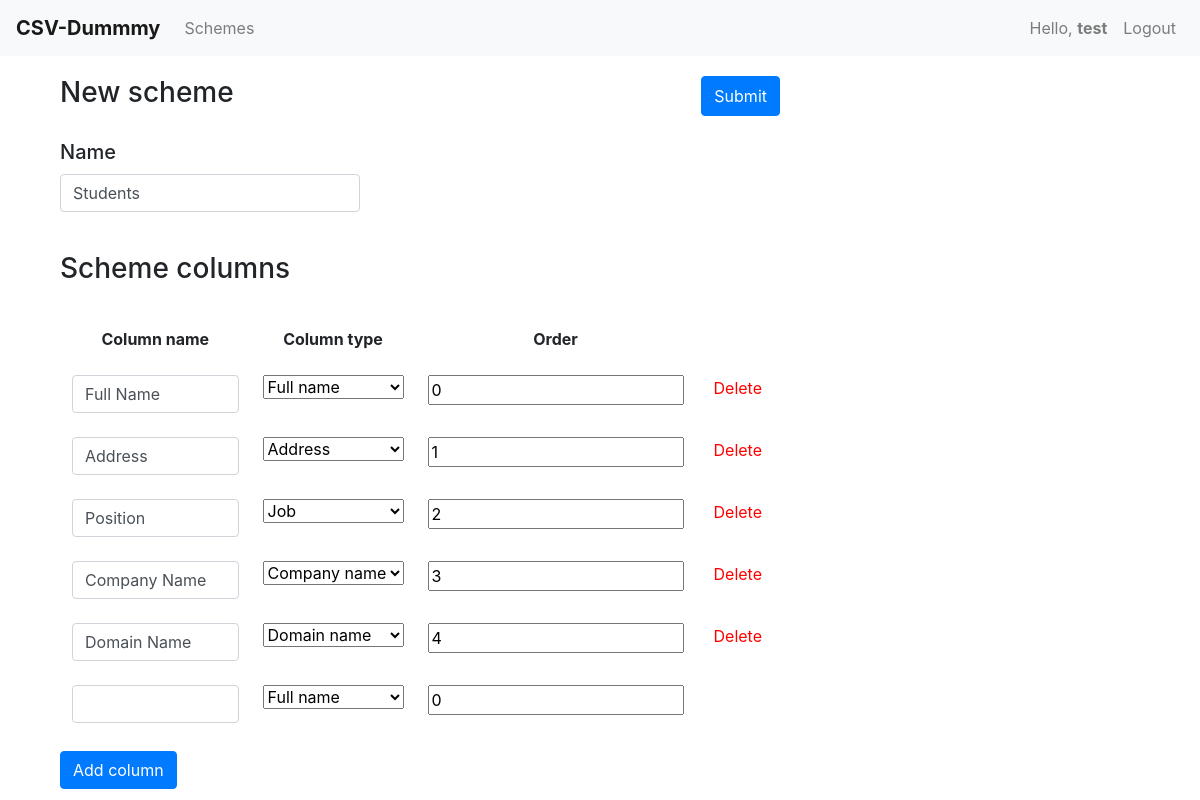
The page /scheme/47/edit/ (signed in) on the database its author committed.
### main/models.py (models this page shows, shortened)
class DataScheme(models.Model):
    scheme_id = models.AutoField(primary_key=True)
    modified = models.DateTimeField(auto_now_add=True)
    name = models.CharField(max_length=30)
    user = models.ForeignKey(Users, on_delete=models.CASCADE)

class DataSchemeColumn(models.Model):
    TYPES = (('Full name', 'Full name'), ('Job', 'Job'), ('Domain name', 'Domain name'), ('Company name', 'Company name'), ('Address', 'Address'))
    name = models.CharField(max_length=70)
    datatype = models.CharField(max_length=15, choices=TYPES)
    datascheme = models.ForeignKey(DataScheme, on_delete=models.CASCADE)

### main/views.py (the view, shortened to what this page needs)
# urls.py: path('scheme/<int:ID>/edit/', views.editScheme),
def editScheme(request, ID):
    if request.session.get('username', 0) == 0:
        return redirect('/login')
    scheme = DataScheme.objects.get(scheme_id=ID)
    if request.method == 'GET':
        context = []
        cur = 0
        for schemeColumn in list(DataSchemeColumn.objects.filter(datascheme=scheme)):
            context.append({'cur': cur, 'name': schemeColumn.name, 'type': schemeColumn.datatype})
            cur += 1
        return render(request, 'main/edit-scheme.html', {'columns': context, 'scheme_name': scheme.name, 'scheme_id': scheme.scheme_id, 'username': request.session['username']})

### main/templates/main/edit-scheme.html (shortened to what this page needs)
{% extends 'main/layout.html' %}
{% block content %}
{% load static %}
<link rel="stylesheet" href="{% static 'main/styleScheme.css' %}">
<nav class="navbar navbar-expand-md navbar-light bg-light">
    <a class="navbar-brand" href=""><b>CSV-Dummmy</b></a>
    <div class="collapse navbar-collapse" id="navbarNav">
        <ul class="navbar-nav mr-auto">
            <li class="nav-item">
                <a class="nav-link" href="/dashboard">Schemes</a>
            </li>
        </ul>
        <ul class="navbar-nav">
            <li class="nav-item">
                <a class="nav-link">Hello, <b>{{ username }}</b></a>
            </li>
            <li class="nav-item">
                <a class="nav-link" href="/logout">Logout</a>
            </li>
        </ul>
    </div>
</nav>
<div class="scheme">
    <form method="POST">
        <div style="display: flex; justify-content: space-between">
            <h3 style="margin-bottom: 30px;">New scheme</h3>
            <button style="height: 40px" type="submit" class="btn btn-primary">Submit</button>
        </div>
        <h5 style="margin-bottom: 10px;">Name</h5>
        <input style="width: 300px; margin-bottom: 40px;" value="{{ scheme_name }}" name="schemeName" type="text" class="form-control" placeholder="Scheme Name" required>
        <h3 style="margin-bottom: 30px">Scheme columns</h3>
        <div class="columns">
            <table id="table" class="table table-borderless">
                <thead>
                    <tr>
                        <th style="border: none; text-align: center;">Сolumn name</th>
                        <th style="border: none; text-align: center;">Column type</th>
                        <th style="border: none; text-align: center;">Order</th>
                    </tr>
                </thead>
                <tbody>
                    {% for column in columns %}
                    <tr>
                        <td style="border: none; text-align: center;">
                            <input value="{{ column.name }}" name="columnName" type="text" class="form-control">
                        </td>
                        <td style="border: none; text-align: center;">
                            <select name="datatype" class="form-select form-select-sm" aria-label=".form-select-sm example">
                                {% if column.type == "Full name" %}
                                    <option selected name="datatype" value="Full name">Full name</option>
                                {% else %}
                                    <option name="datatype" value="Full name">Full name</option>
                                {% endif %}
                                {% if column.type == "Job" %}
                                    <option selected name="datatype" value="Job">Job</option>
                                {% else %}
                                    <option name="datatype" value="Job">Job</option>
                                {% endif %}
                                {% if column.type == "Domain name" %}
                                    <option selected name="datatype" value="Domain name">Domain name</option>
                                {% else %}
                                    <option name="datatype" value="Domain name">Domain name</option>
                                {% endif %}
                                {% if column.type == "Company name" %}
                                    <option selected name="datatype" value="Company name">Company name</option>
                                {% else %}
                                    <option name="datatype" value="Company name">Company name</option>
                                {% endif %}
                                {% if column.type == "Address" %}
                                    <option selected name="datatype" value="Address">Address</option>
                                {% else %}
                                    <option name="datatype" value="Address">Address</option>
                                {% endif %}
                            </select>
                        </td>
                        <td style="border: none; text-align: center;">
                            <input name="order" type="number" value="{{ column.cur }}" min="0">
                        </td>
                        <td style="border: none; text-align: center;">
                            <button onclick="delRow(this)" style="background: none; border: none; color: red">Delete</button>
                        </td>
                    </tr>
                    {% endfor %}
                    <tr>
                        <td style="border: none; text-align: center;">
                            <input name="columnName" type="text" class="form-control">
                        </td>
                        <td style="border: none; text-align: center;">
                            <select name="datatype" class="form-select form-select-sm" aria-label=".form-select-sm example">
                                <option name="datatype" value="Full name">Full name</option>
                            </select>
                        </td>
                        <td style="border: none; text-align: center;">
                            <input name="order" type="number" value="0" min="0">
                        </td>
                    </tr>
                </tbody>
                </table>
        </div>
        <button onClick="add();" type="button" class="btn btn-primary">Add column</button>
    </form>
</div>
{% endblock %}

### main/static/main/styleScheme.css (style rules this page uses)
.scheme { margin-top: 20px; max-width: 60%; margin-left: 5%; }
.table { border: none; }

### rows shown on the page
DataScheme: schemeName "Students"
DataSchemeColumn: columnName "Full Name", datatype "Full name"
DataSchemeColumn: columnName "Address", datatype "Address"
DataSchemeColumn: columnName "Position", datatype "Job"
DataSchemeColumn: columnName "Company Name", datatype "Company name"
DataSchemeColumn: columnName "Domain Name", datatype "Domain name"

### other values the page prints
{{ username }} "test"
